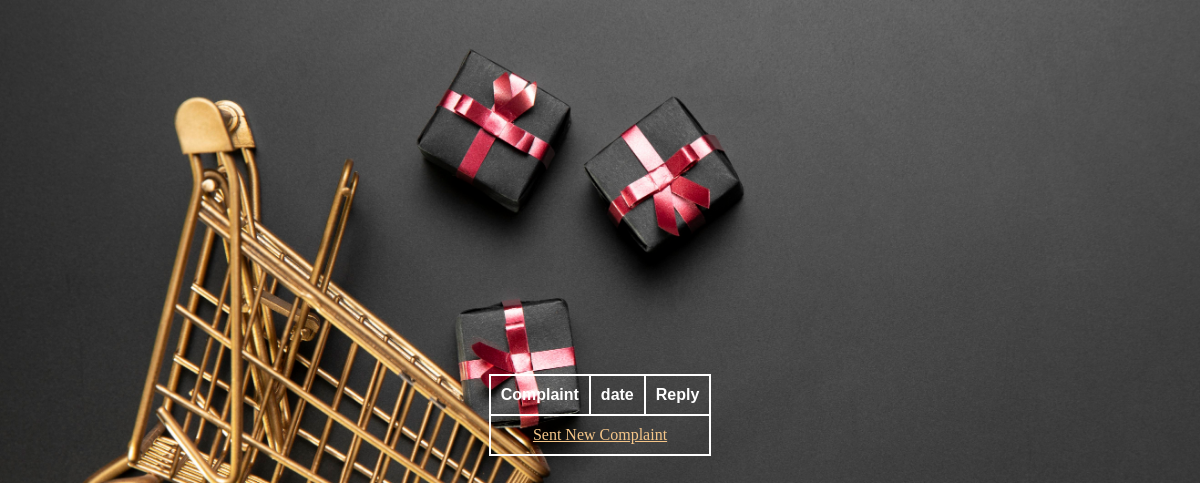
Before: /sellerviewreply (signed in) with the older database file.
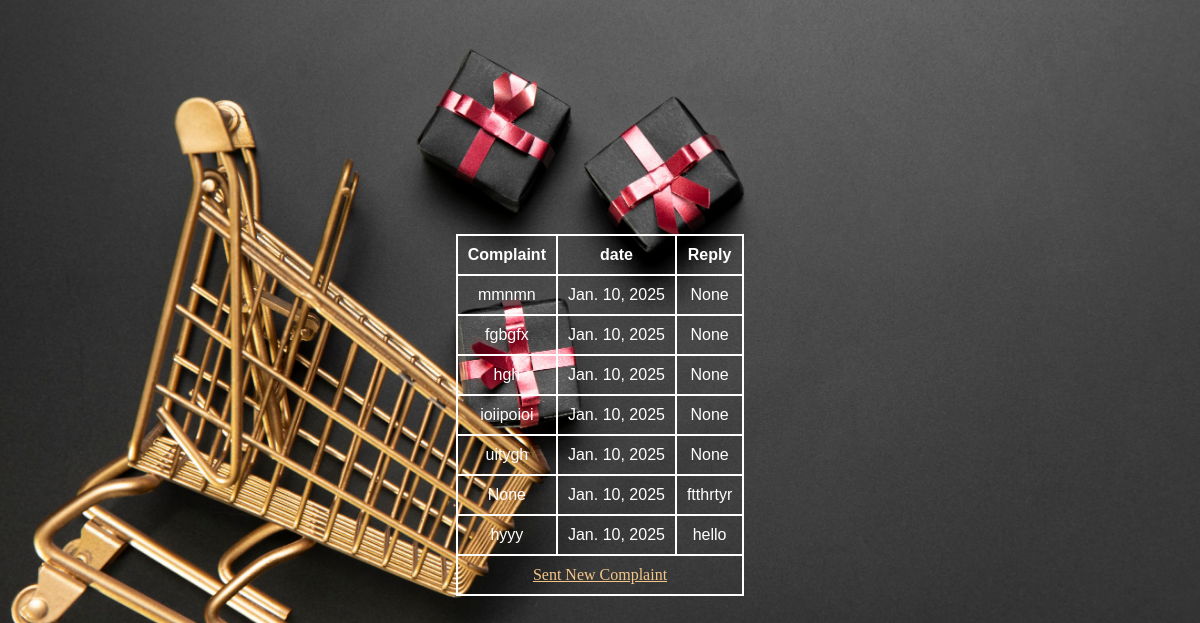
After: the same page with the newer database file.
### SpeedKartApp/models.py (models this page shows)
class Complaints_Reply_Table(models.Model):
    USER_ID = models.ForeignKey(UserTable_model, on_delete=models.CASCADE, null=True, blank=True)
    SELLER_ID = models.ForeignKey(Seller_Table, on_delete=models.CASCADE, null=True, blank=True)
    DELIVERY = models.ForeignKey(Delivery_Agent_Table, on_delete=models.CASCADE, null=True, blank=True)
    Complaint = models.CharField(max_length= 200,null= True,blank= True)
    created_at = models.DateField(auto_now_add= True, null=True, blank=True)
    updated_at = models.DateField(auto_now= True, null=True, blank=True)
    Reply = models.CharField(max_length= 200,null= True,blank= True)

### SpeedKartApp/views.py (the view)
# urls.py: path('sellerviewreply', SellerViewReply.as_view(), name="sellerviewreply"),
class SellerViewReply(View):
    def get(self, request):
        obj1=Complaints_Reply_Table.objects.filter(SELLER_ID__LOGIN_ID_id=request.session['login_id'])
        return render(request, 'seller/viewreply_seller.html',{'obj1':obj1})

### templates/seller/viewreply_seller.html (shortened to what this page needs)
{% load static %}
<!DOCTYPE html>
<html lang="en">
<head>
    <link rel="stylesheet" href="{% static 'style.css'  %}">
</head>
<body class="test">
    <table>
        <th>Complaint</th>
        <th>date</th>
        <th>Reply</th>
        {% for i in obj1 %}
        <tr>
            <td>{{i.Complaint}}</td>
            <td>{{i.created_at}}</td>
            <td>{{i.Reply}}</td>
        {% endfor %}
                <tr><td colspan="3"><a href="/sellersendcomp">Sent New Complaint</a></td></tr>
        </tr>
    </table>
</body>
</html>

Changed rows visible on the page:
added Complaints_Reply_Table: Complaint "mmnmn", created_at "Jan. 10, 2025", Reply "None"
added Complaints_Reply_Table: Complaint "fgbgfx", created_at "Jan. 10, 2025", Reply "None"
added Complaints_Reply_Table: Complaint "hgh", created_at "Jan. 10, 2025", Reply "None"
added Complaints_Reply_Table: Complaint "ioiipoioi", created_at "Jan. 10, 2025", Reply "None"
added Complaints_Reply_Table: Complaint "uitygh", created_at "Jan. 10, 2025", Reply "None"
added Complaints_Reply_Table: Complaint "None", created_at "Jan. 10, 2025", Reply "ftthrtyr"
added Complaints_Reply_Table: Complaint "hyyy", created_at "Jan. 10, 2025", Reply "hello"
